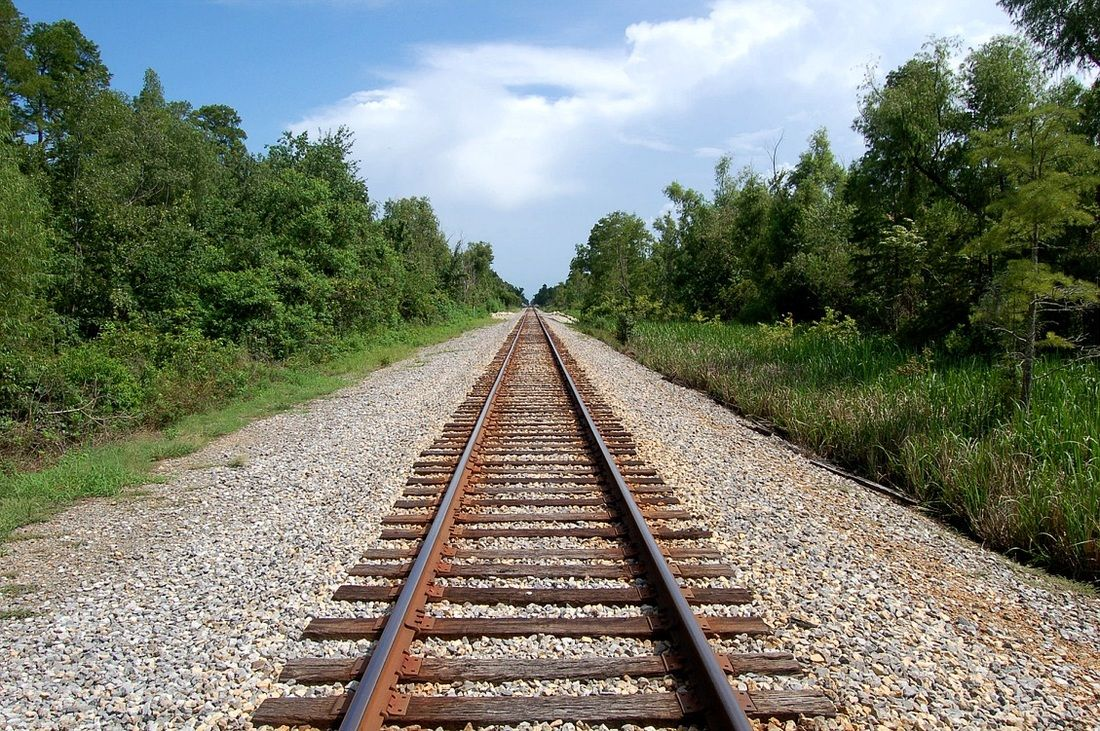
//> input picture resource/rail.jpg, 1100 x 731 px
$ ./806_perspective_transform   (built with g++ and OpenCV 4)
//> lines starting //> are read from the running program, lines starting //| are printed output that depends on the picture
// [23 lines of licence text are left out]

#include <opencv2/opencv.hpp>
#include <iostream>

int main() {
    // 이미지 읽기
    cv::Mat img = cv::imread("./resource/rail.jpg");
//> img is the input picture: 731 rows x 1100 cols, CV_8UC3; mean B, G, R 111.8, 125.2, 120.6
    if (img.empty()) {
        std::cerr << "Error: Unable to load image!" << std::endl;
        return 1;
    }

    // Perspective 변환을 위한 좌표 설정 (4x2 행렬)
    std::vector<cv::Point2f> pts1 = { {475, 426}, {382, 649}, {594, 421}, {699, 638} };
    std::vector<cv::Point2f> pts2 = { {10, 10}, {10, 1000}, {1000, 10}, {1000, 1000} };

    // 좌표점 표시
    cv::circle(img, pts1[0], 20, cv::Scalar(255, 0, 0), -1); // 파란색
    cv::circle(img, pts1[1], 20, cv::Scalar(0, 255, 0), -1); // 초록색
    cv::circle(img, pts1[2], 20, cv::Scalar(0, 0, 255), -1); // 빨간색
    cv::circle(img, pts1[3], 20, cv::Scalar(0, 0, 0), -1);   // 검정색
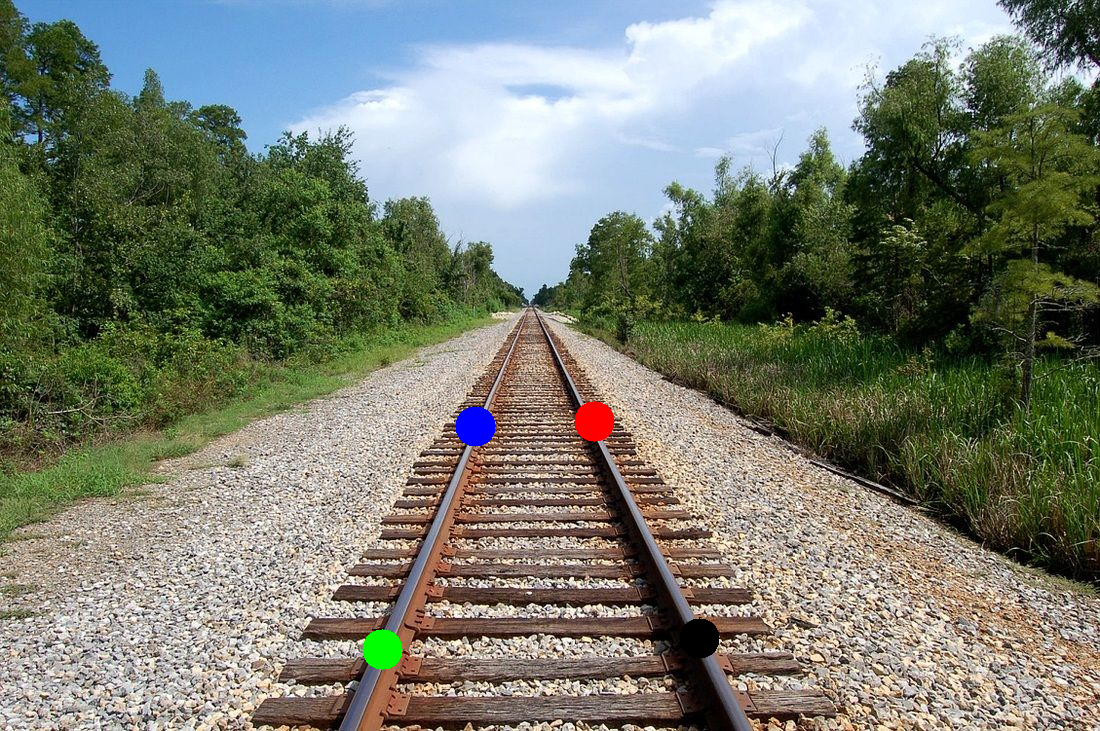
//> img: 731 rows x 1100 cols, CV_8UC3; mean B, G, R 111.7, 125.1, 120.3

    // Perspective 변환 행렬 계산
    cv::Mat M = cv::getPerspectiveTransform(pts1, pts2);

    // Perspective 변환 적용
    cv::Mat dst;
    cv::warpPerspective(img, dst, M, cv::Size(1100, 1100));
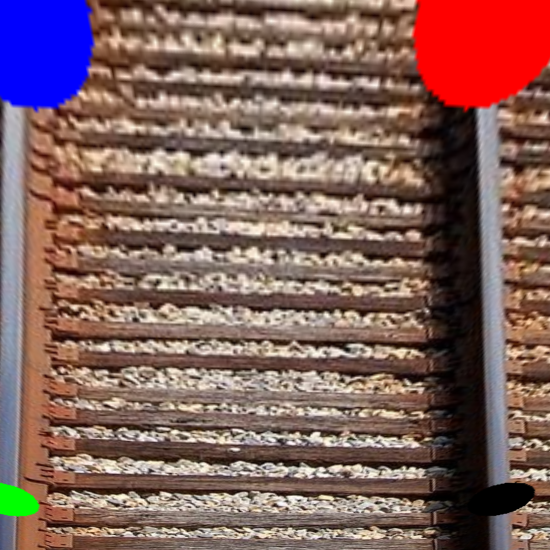
//> dst: 1100 rows x 1100 cols, CV_8UC3 (shown at 1/2 size); mean B, G, R 93.3, 97.6, 129.3

    // 결과 표시
    cv::imshow("Original Image", img);
    cv::imshow("Perspective Transformed Image", dst);

    // 키 입력 대기
    cv::waitKey(0);
    cv::destroyAllWindows();

    return 0;
}
